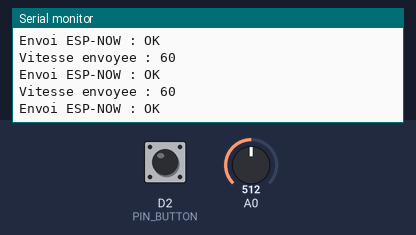
Simulated run of this sketch. Board: ESP8266 (NodeMCU). Parts: the last lines printed to the serial monitor. Inputs (shaded band) come from the test bench; at power-on: D2 (PIN_BUTTON) HIGH, A0 = 512.

Above: at 1.2 s.
1.3 s: D2 (PIN_BUTTON) pulled LOW for 0.15 s
3.0 s: A0 set to 716
At 3.22 s:
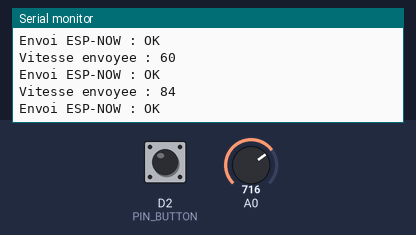
4.5 s: A0 set to 900
At 4.73 s:
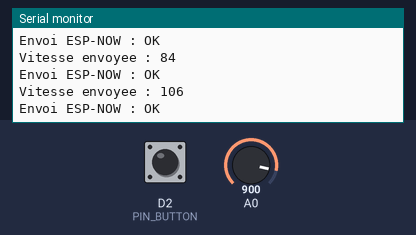
Timing chart, 0 to 7.5 s (numbered marks = the images above; inputs shaded):
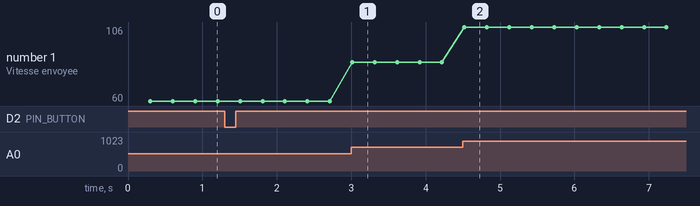

The sketch:

vehiculeA_v2v.ino
```cpp
/*
 * ESP A — Véhicule A
 * - Bouton poussoir D2  -> envoi BRAKE via ESP-NOW
 * - Potentiometre  A0   -> envoi vitesse simulee 0-120 km/h via ESP-NOW
 *
 * Branchements :
 *  Bouton : une patte -> D2 (GPIO4), autre patte -> GND
 *  Pot    : gauche -> 3.3V , droite -> GND , curseur -> A0
 *
 * Note bouton : INPUT_PULLUP -> repos = HIGH (1), appuye = LOW (0)
 */

#include <ESP8266WiFi.h>
#include <espnow.h>

extern "C" {
  #include "user_interface.h"   // pour wifi_set_channel
}

// MAC de Vehicule B (ESP moteur)
uint8_t macESP_B[] = {0xDC, 0x4F, 0x22, 0x58, 0xCE, 0x71};

#define PIN_BUTTON   D2
#define WIFI_CHANNEL 1   // DOIT etre identique a Vehicule B

// ── Structure IDENTIQUE des deux cotes ──
typedef struct {
  char type[10];   // "BRAKE" ou "SPEED"
  int  value;      // BRAKE : 1 = freinage, 0 = relache
  int  vitesse;    // 0-120 km/h
} Message;

Message msgToSend;

// ── Bouton (anti-rebond robuste) ──
int  stableState     = HIGH;   // etat confirme (repos = HIGH)
int  lastReading     = HIGH;   // derniere lecture brute
unsigned long lastDebounceTime = 0;
const unsigned long DEBOUNCE_DELAY = 50;
bool brakeActive = false;      // freinage en cours

// ── Envoi periodique ──
unsigned long lastBrakeSend = 0;
const unsigned long BRAKE_INTERVAL = 200;  // ms tant que bouton maintenu
unsigned long lastSpeedSend = 0;
const unsigned long SPEED_INTERVAL = 300;  // ms envoi vitesse

void onSent(uint8_t *mac_addr, uint8_t status) {
  Serial.print("Envoi ESP-NOW : ");
  Serial.println(status == 0 ? "OK" : "ECHEC");
}

void sendBrake(int value) {
  strcpy(msgToSend.type, "BRAKE");
  msgToSend.value   = value;
  msgToSend.vitesse = 0;
  esp_now_send(macESP_B, (uint8_t *)&msgToSend, sizeof(msgToSend));
}

void sendSpeed() {
  int raw = analogRead(A0);              // 0-1023
  int kmh = map(raw, 0, 1023, 0, 120);   // 0-120 km/h
  strcpy(msgToSend.type, "SPEED");
  msgToSend.value   = 0;
  msgToSend.vitesse = kmh;
  esp_now_send(macESP_B, (uint8_t *)&msgToSend, sizeof(msgToSend));
  Serial.print("Vitesse envoyee : ");
  Serial.println(kmh);
}

void setup() {
  Serial.begin(115200);
  pinMode(PIN_BUTTON, INPUT_PULLUP);

  WiFi.mode(WIFI_STA);
  WiFi.disconnect();
  wifi_set_channel(WIFI_CHANNEL);

  if (esp_now_init() != 0) {
    Serial.println("Erreur init ESP-NOW");
    return;
  }

  esp_now_set_self_role(ESP_NOW_ROLE_CONTROLLER);
  esp_now_register_send_cb(onSent);
  esp_now_add_peer(macESP_B, ESP_NOW_ROLE_SLAVE, WIFI_CHANNEL, NULL, 0);

  Serial.println("ESP A pret (bouton BRAKE + pot vitesse)...");
}

void loop() {

  // ===== LECTURE BOUTON AVEC ANTI-REBOND =====
  int reading = digitalRead(PIN_BUTTON);

  if (reading != lastReading) {
    lastDebounceTime = millis();   // l'etat a bouge -> on redemarre le timer
  }

  if ((millis() - lastDebounceTime) > DEBOUNCE_DELAY) {
    // l'etat est stable depuis assez longtemps
    if (reading != stableState) {
      stableState = reading;

      if (stableState == LOW) {        // front : vient d'etre appuye
        brakeActive = true;
        Serial.println("Bouton appuye -> BRAKE ON");
      } else {                         // front : vient d'etre relache
        brakeActive = false;
        sendBrake(0);                  // dit a B de repartir
        Serial.println("Bouton relache -> BRAKE OFF");
      }
    }
  }
  lastReading = reading;

  // ===== ENVOI BRAKE=1 tant que maintenu =====
  if (brakeActive && (millis() - lastBrakeSend > BRAKE_INTERVAL)) {
    sendBrake(1);
    lastBrakeSend = millis();
  }

  // ===== POTENTIOMETRE -> VITESSE (pas pendant freinage) =====
  if (!brakeActive && (millis() - lastSpeedSend > SPEED_INTERVAL)) {
    sendSpeed();
    lastSpeedSend = millis();
  }
}
```

Measured:
- after the input at 3.0 s, the serial monitor: prints a new line at once (image 1)
- after the input at 4.5 s, the serial monitor: prints a new line at once (image 2)
- plotted number 1: 60 → 84 after the input at 3.0 s, 84 → 106 after the input at 4.5 s
